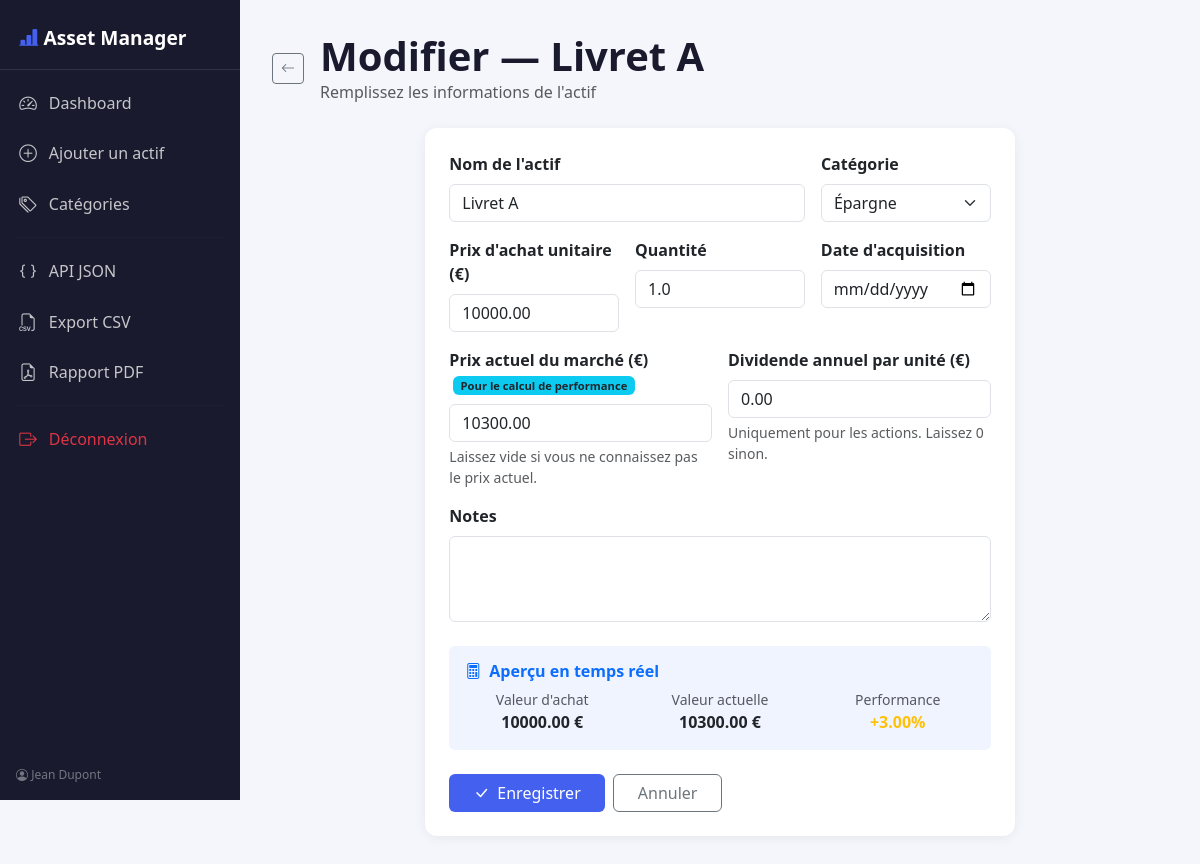
Page /modifier/6/ (signed in) on the committed database.
### portfolio/models.py (models this page shows, shortened)
class Investissement(models.Model):
    utilisateur = models.ForeignKey(User, on_delete=models.CASCADE, related_name='investissements')
    nom = models.CharField(max_length=200)
    prix_achat = models.DecimalField(max_digits=15, decimal_places=2)
    quantite = models.FloatField()
    date_acquisition = models.DateField()
    categorie = models.ForeignKey(Categorie, on_delete=models.PROTECT, related_name='investissements')
    prix_marche = models.DecimalField(
        max_digits=15, decimal_places=2, null=True, blank=True,
        help_text="Prix actuel sur le marché (pour calculer +/-)"
    )
    dividende = models.DecimalField(
        max_digits=10, decimal_places=2, default=0,
        help_text="Dividende annuel par unité (actions uniquement)"
    )
    notes = models.TextField(blank=True, default='')
    class Meta:
        verbose_name = "Investissement"
        verbose_name_plural = "Investissements"
        ordering = ['-date_acquisition']

### portfolio/views.py (the view)
# urls.py: path('modifier/<int:pk>/', views.modifier_investissement, name='modifier'),
@login_required
def modifier_investissement(request, pk):
    inv = get_object_or_404(Investissement, pk=pk, utilisateur=request.user)
    if request.method == 'POST':
        form = InvestissementForm(request.POST, instance=inv)
        if form.is_valid():
            form.save()
            messages.success(request, f'✏️ {inv.nom} mis à jour !')
            return redirect('dashboard')
    else:
        form = InvestissementForm(instance=inv)
    return render(request, 'portfolio/form_investissement.html', {'form': form, 'titre': f'Modifier — {inv.nom}'})

### portfolio/models.py (called while the page is built)
    def __str__(self):
        return self.nom

### portfolio/templates/portfolio/form_investissement.html (shortened to what this page needs)
{% extends 'portfolio/base.html' %}
{% block content %}
<div class="d-flex align-items-center mb-4 gap-3">
  <a href="{% url 'dashboard' %}" class="btn btn-outline-secondary btn-sm">
    <i class="bi bi-arrow-left"></i>
  </a>
  <div>
    <h1 class="fw-bold mb-0" style="color: #1a1a2e;">{{ titre }}</h1>
    <p class="text-muted mb-0">Remplissez les informations de l'actif</p>
  </div>
</div>
<div class="row justify-content-center">
  <div class="col-md-8">
    <div class="stat-card">
      <form method="post" novalidate>
        <div class="row g-3">
          <div class="col-md-8">
            <label class="form-label fw-semibold">{{ form.nom.label }}</label>
            {{ form.nom }}
          </div>
          <div class="col-md-4">
            <label class="form-label fw-semibold">{{ form.categorie.label }}</label>
            {{ form.categorie }}
          </div>
          <div class="col-md-4">
            <label class="form-label fw-semibold">{{ form.prix_achat.label }}</label>
            {{ form.prix_achat }}
          </div>
          <div class="col-md-4">
            <label class="form-label fw-semibold">{{ form.quantite.label }}</label>
            {{ form.quantite }}
          </div>
          <div class="col-md-4">
            <label class="form-label fw-semibold">{{ form.date_acquisition.label }}</label>
            {{ form.date_acquisition }}
          </div>
          <div class="col-md-6">
            <label class="form-label fw-semibold">
              {{ form.prix_marche.label }}
              <span class="badge bg-info text-dark ms-1" style="font-size:0.7rem;">Pour le calcul de performance</span>
            </label>
            {{ form.prix_marche }}
            <div class="form-text">Laissez vide si vous ne connaissez pas le prix actuel.</div>
          </div>
          <div class="col-md-6">
            <label class="form-label fw-semibold">{{ form.dividende.label }}</label>
            {{ form.dividende }}
            <div class="form-text">Uniquement pour les actions. Laissez 0 sinon.</div>
          </div>
          <div class="col-12">
            <label class="form-label fw-semibold">{{ form.notes.label }}</label>
            {{ form.notes }}
          </div>
        </div>
        <div class="mt-4 p-3 rounded" style="background: #f0f4ff;" id="calc-preview">
          <h6 class="fw-bold text-primary mb-2"><i class="bi bi-calculator me-2"></i>Aperçu en temps réel</h6>
          <div class="row text-center">
            <div class="col-4">
              <div class="small text-muted">Valeur d'achat</div>
              <div class="fw-bold" id="preview-valeur-achat">—</div>
            </div>
            <div class="col-4">
              <div class="small text-muted">Valeur actuelle</div>
              <div class="fw-bold" id="preview-valeur-actuelle">—</div>
            </div>
            <div class="col-4">
              <div class="small text-muted">Performance</div>
              <div class="fw-bold" id="preview-perf">—</div>
            </div>
          </div>
        </div>
        <div class="d-flex gap-2 mt-4">
          <button type="submit" class="btn btn-brand px-4">
            <i class="bi bi-check-lg me-2"></i>Enregistrer
          </button>
          <a href="{% url 'dashboard' %}" class="btn btn-outline-secondary px-4">Annuler</a>
        </div>
      </form>
    </div>
  </div>
</div>
{% endblock %}

### portfolio/templates/portfolio/base.html (shortened to what this page needs)
<!DOCTYPE html>
<html lang="fr">
<head>
  <link href="https://cdn.jsdelivr.net/npm/bootstrap@5.3.3/dist/css/bootstrap.min.css" rel="stylesheet">
  <link href="https://cdn.jsdelivr.net/npm/bootstrap-icons@1.11.3/font/bootstrap-icons.css" rel="stylesheet">
</head>
<body>
{% if user.is_authenticated %}
<nav class="sidebar d-flex flex-column">
  <div class="brand">
    <i class="bi bi-bar-chart-line-fill"></i> Asset Manager
  </div>
  <div class="mt-2">
    <a href="{% url 'dashboard' %}" class="nav-link {% if request.resolver_match.url_name == 'dashboard' %}active{% endif %}">
      <i class="bi bi-speedometer2"></i> Dashboard
    </a>
    <a href="{% url 'ajouter' %}" class="nav-link {% if request.resolver_match.url_name == 'ajouter' %}active{% endif %}">
      <i class="bi bi-plus-circle"></i> Ajouter un actif
    </a>
    <a href="{% url 'categories' %}" class="nav-link {% if request.resolver_match.url_name == 'categories' %}active{% endif %}">
      <i class="bi bi-tags"></i> Catégories
    </a>
    <hr style="border-color: rgba(255,255,255,0.1); margin: 0.5rem 1rem;">
    <a href="{% url 'api_actifs' %}" target="_blank" class="nav-link">
      <i class="bi bi-braces"></i> API JSON
    </a>
    <a href="{% url 'export_csv' %}" class="nav-link">
      <i class="bi bi-filetype-csv"></i> Export CSV
    </a>
    <a href="{% url 'export_pdf' %}" class="nav-link">
      <i class="bi bi-file-earmark-pdf"></i> Rapport PDF
    </a>
    <hr style="border-color: rgba(255,255,255,0.1); margin: 0.5rem 1rem;">
    <a href="{% url 'logout' %}" class="nav-link text-danger">
      <i class="bi bi-box-arrow-right"></i> Déconnexion
    </a>
  </div>
  <div class="mt-auto p-3" style="color: rgba(255,255,255,0.4); font-size: 0.75rem;">
    <i class="bi bi-person-circle"></i> {{ user.get_full_name|default:user.username }}
  </div>
</nav>
{% endif %}
<div class="{% if user.is_authenticated %}main-content{% else %}container{% endif %}">
  {% block content %}{% endblock %}
</div>
</body>
</html>

### portfolio/templates/portfolio/base.html (style rules this page uses)
:root { --sidebar-width: 240px; --brand-color: #1a1a2e; --accent: #4361ee; }
body { background: #f4f6fb; font-family: 'Segoe UI', sans-serif; }
.sidebar { width: var(--sidebar-width); min-height: 100vh; background: var(--brand-color); position: fixed; top: 0; left: 0; padding: 0; z-index: 100; }
.sidebar .brand { padding: 1.5rem 1.2rem 1rem; color: white; font-size: 1.2rem; font-weight: 700; border-bottom: 1px solid rgba(255,255,255,0.1); }
.sidebar .brand i { color: var(--accent); }
.sidebar .nav-link { color: rgba(255,255,255,0.75); padding: 0.75rem 1.2rem; display: flex; align-items: center; gap: 0.6rem; border-radius: 0; transition: all 0.2s; }
.sidebar .nav-link i { font-size: 1.1rem; width: 20px; }
.main-content { margin-left: var(--sidebar-width); padding: 2rem; }
.stat-card { background: white; border-radius: 12px; padding: 1.5rem; box-shadow: 0 2px 12px rgba(0,0,0,0.06); border: none; }
.btn-brand { background: var(--accent); color: white; border: none; }

### rows in the picture
Investissement: nom "Livret A", categorie "Épargne", prix_achat "10000.00", quantite "1.0", prix_marche "10300.00", dividende "0.00"

### other values in the picture
{{ user.get_full_name|default:user.username }} "Jean Dupont"
{{ titre }} "Modifier — Livret A"
